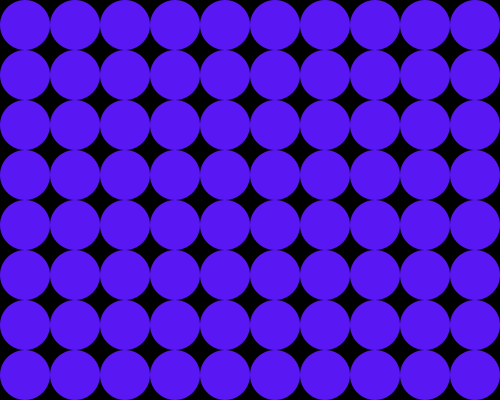
Frame 1 (no input)
Frame 60 (the mouse pressed at the canvas centre just before this capture): identical to frame 1, image omitted
Frame 120 (the mouse held since frame 60 and released just before this capture): identical to frame 1, image omitted

The Processing sketch that drew this single still picture (run headless with seeded random() and noise(); from frame 60 on, the mouse is pressed at the canvas centre):

// Processing sketch: processing_164535
// ── processing_164535.pde

color ellFillOn = color(23, 244, 89); 
//this is th color to be used when the mouse is ON the ellipse
color ellFillOff = color(89, 23, 244); 
//this is the color to be used when the mouse is OFF the ellipse
color ellFill; 
//this variable will be the color of the ellipse, we will change its value
 
float across, down;
 
void setup() {
  // runs the code only once
  size(500, 400); 
  //sets canvas size to 500px in width by 400px in height
  across =  50; 
  //sets circles to 50 px in width
  down =  50; 
  //sets circles to 50 px in height
  smooth(); 
  //smoothe it out
}
 
void draw() {
  // runs the code as a loop at the default frame rate
  background(0);
  //sets background color to black
  noStroke();
  //sets it so that there is no stroke 
  for (int i = 0; i < width/across; i++) { 
    //width of the canvas divided by width of the circle gives us the number of objects across
    for (int j = 0; j < height/down; j++) { 
      //same goes for the y axis
      float distance = dist(mouseX - across/2, mouseY - down/2, across * i, down * j); 
      //constantly computing the distance form the cursor/mouse to the center of the circle being drawn
 
      if (distance < across/2) { 
        //check if the distance is less than half the diameter of the circle
        ellFill = ellFillOn; 
        //if so, change the fill 
        println("Over the ellipse.");
      } else {
        ellFill = ellFillOff; 
        //else, use that other color
        println(" ");
      }
      ellipseMode(CORNER);
      //draws ellipse from the corner
      fill(ellFill); 
      //fills ellipse    
      ellipse(i * across, j * down, across, down); 
      //finally draw your ellipse 
    }
  }
}
